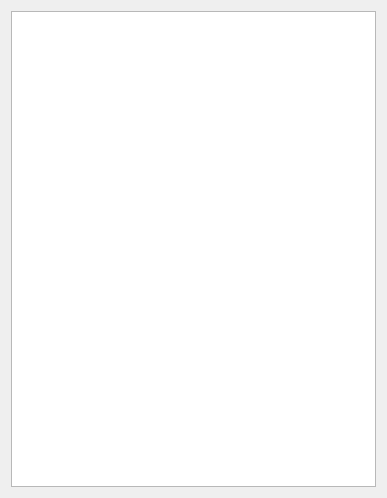
<?xml version="1.0" encoding="UTF-8"?>
<ui version="4.0">
 <class>CorpasDialog</class>
 <widget class="QDialog" name="CorpasDialog">
  <property name="geometry">
   <rect>
    <x>0</x>
    <y>0</y>
    <width>387</width>
    <height>498</height>
   </rect>
  </property>
  <property name="windowTitle">
   <string>QtMeCabon infomation</string>
  </property>
  <layout class="QHBoxLayout" name="horizontalLayout">
   <item>
    <layout class="QVBoxLayout" name="verticalLayout">
     <item>
      <widget class="corpusEdit" name="CorpasEdit"/>
     </item>
    </layout>
   </item>
  </layout>
 </widget>
 <customwidgets>
  <customwidget>
   <class>corpusEdit</class>
   <extends>QPlainTextEdit</extends>
   <header>corpusedit.h</header>
  </customwidget>
 </customwidgets>
 <resources/>
 <connections/>
</ui>
